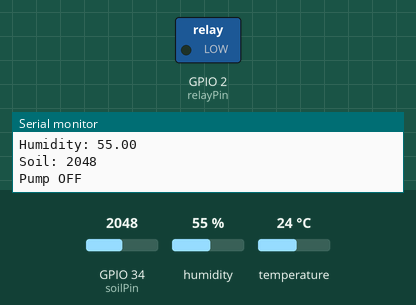
This sketch was run on a simulated ESP32. Shown: switched loads named in the sketch (green lamp = pin HIGH), the last lines printed to the serial monitor. The test bench sets the inputs (shaded band); at power-on: GPIO 34 (soilPin) = 2048, humidity 55 %, temperature 24 °C.

Above: at 2.8 s.
2.9 s: GPIO 34 (soilPin) set to 1557
5.6 s: GPIO 34 (soilPin) set to 1428
At 6.9 s:
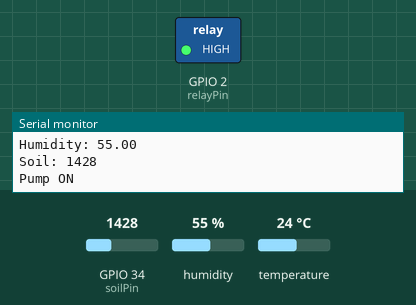
8.3 s: GPIO 34 (soilPin) set to 1540
At 10.4 s:
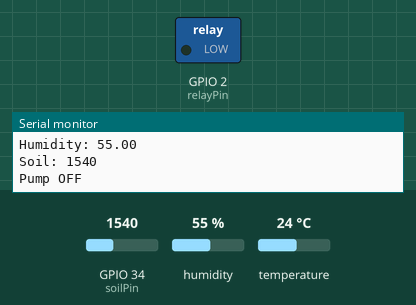
11.5 s: GPIO 34 (soilPin) set to 1460
At 13.3 s:
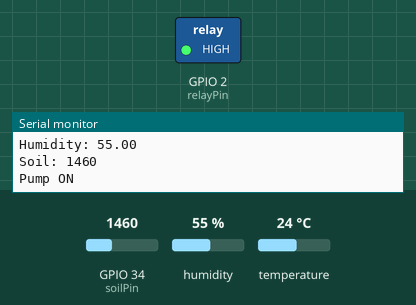
Timing chart, 0 to 14.8 s (numbered marks = the images above; inputs shaded):
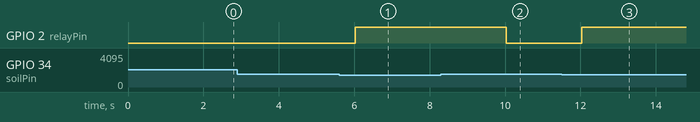

The sketch:

smart_agriculture.ino
```cpp
#include <DHT.h>

#define DHTPIN 4
#define DHTTYPE DHT22

DHT dht(DHTPIN,DHTTYPE);

int soilPin = 34;
int relayPin = 2;

void setup()
{
  Serial.begin(115200);

  pinMode(relayPin,OUTPUT);

  dht.begin();
}

void loop()
{
  float temp = dht.readTemperature();
  float hum = dht.readHumidity();

  int soil = analogRead(soilPin);

  Serial.print("Temperature: ");
  Serial.println(temp);

  Serial.print("Humidity: ");
  Serial.println(hum);

  Serial.print("Soil: ");
  Serial.println(soil);

  if(soil < 1500)
  {
      digitalWrite(relayPin,HIGH);
      Serial.println("Pump ON");
  }
  else
  {
      digitalWrite(relayPin,LOW);
      Serial.println("Pump OFF");
  }

  delay(2000);
}
```

Measured:
- the behaviour switches between 1500 and 1499 on GPIO 34 (soilPin) (found by bisection; images 0 and 1)
- after the input at 5.6 s, GPIO 2 (relayPin): LOW → HIGH after 0.42 s
- after the input at 8.3 s, GPIO 2 (relayPin): HIGH → LOW after 1.7 s
- after the input at 11.5 s, GPIO 2 (relayPin): LOW → HIGH after 0.54 s
